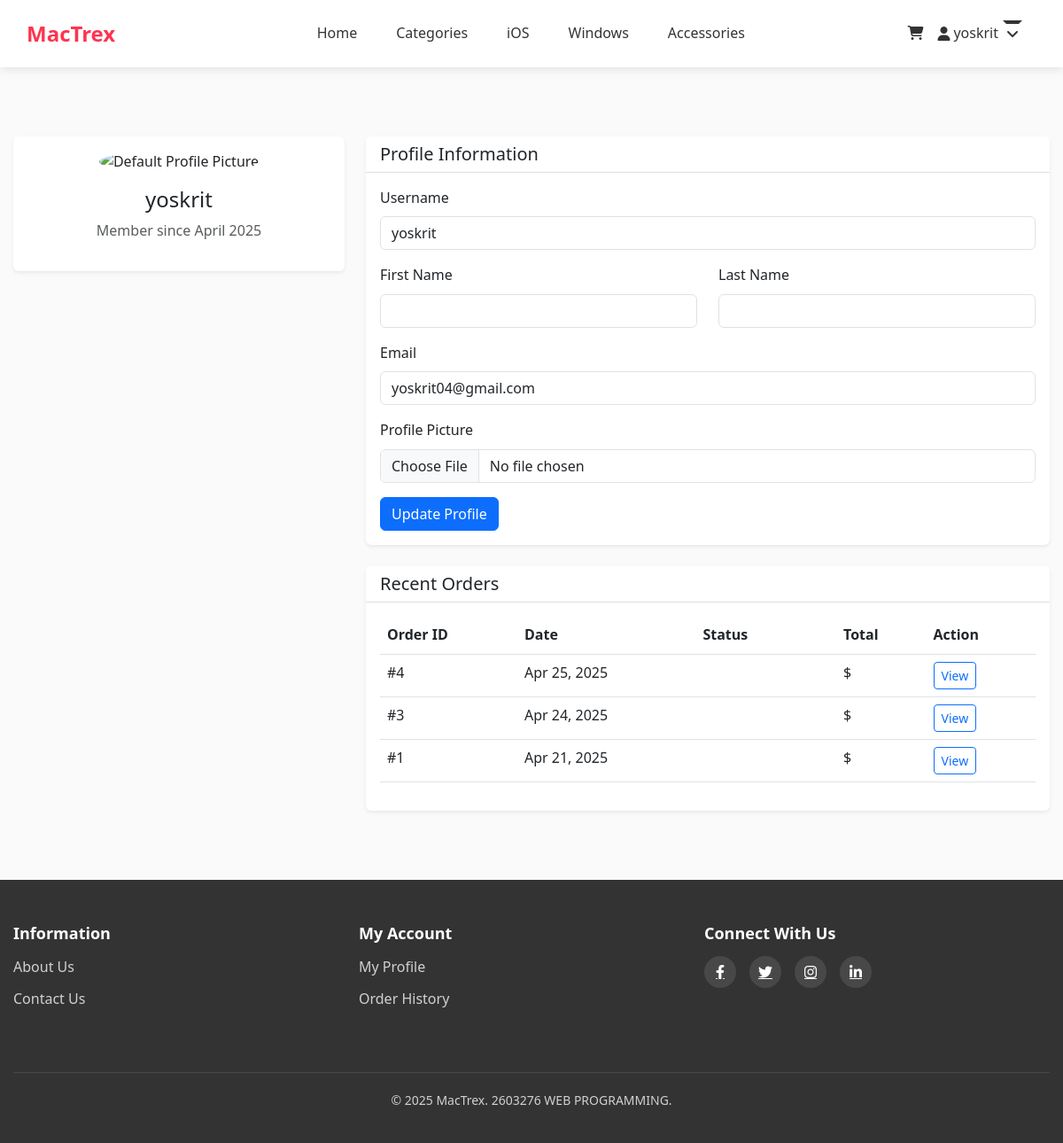
Screenshot of /profile/ (signed in) with the database file from the repository.
### devices/models.py (models this page shows, shortened)
class Order(models.Model):
    STATUS_CHOICES = [
        ('pending', 'Pending'),
        ('processing', 'Processing'),
        ('shipped', 'Shipped'),
        ('delivered', 'Delivered'),
        ('cancelled', 'Cancelled'),
        ('refunded', 'Refunded')
    ]
    PAYMENT_CHOICES = [
        ('credit_card', 'Credit Card'),
        ('paypal', 'PayPal'),
        ('bank_transfer', 'Bank Transfer'),
        ('cash_on_delivery', 'Cash on Delivery')
    ]
    user = models.ForeignKey(settings.AUTH_USER_MODEL, on_delete=models.CASCADE, related_name='orders')
    order_number = models.CharField(max_length=20, unique=True, blank=True, null=True)
    status = models.CharField(max_length=50, choices=STATUS_CHOICES, default='pending')
    payment_method = models.CharField(max_length=50, choices=PAYMENT_CHOICES, default='credit_card')
    shipping_address = models.TextField()
    shipping_city = models.CharField(max_length=100)
    shipping_country = models.CharField(max_length=100)
    shipping_postal_code = models.CharField(max_length=20)
    billing_address = models.TextField(blank=True, null=True)
    billing_city = models.CharField(max_length=100, blank=True, null=True)
    billing_country = models.CharField(max_length=100, blank=True, null=True)
    billing_postal_code = models.CharField(max_length=20, blank=True, null=True)
    total_price = models.DecimalField(max_digits=10, decimal_places=2)
    shipping_cost = models.DecimalField(max_digits=10, decimal_places=2, default=0)
    discount = models.DecimalField(max_digits=10, decimal_places=2, default=0)
    notes = models.TextField(blank=True, null=True)
    tracking_number = models.CharField(max_length=100, blank=True, null=True)
    created_at = models.DateTimeField(auto_now_add=True)
    updated_at = models.DateTimeField(auto_now=True)
    class Meta:
        ordering = ['-created_at']

### devices/views.py (the view)
# urls.py: path('profile/', views.profile_view, name='profile'),
@login_required
def profile_view(request):
    user_profile, created = UserProfile.objects.get_or_create(user=request.user)
    if request.method == 'POST':
        form = UserProfileForm(request.POST, request.FILES, instance=user_profile)
        if form.is_valid():
            form.save()
            messages.success(request, "Your profile has been updated successfully!")
            return redirect('devices:profile')
    else:
        form = UserProfileForm(instance=user_profile)
    orders = Order.objects.filter(user=request.user).order_by('-created_at')
    favorites = Favorite.objects.filter(user=request.user).select_related('product')
    reviews = Review.objects.filter(user=request.user).select_related('product')
    context = {
        'form': form,
        'orders': orders,
        'favorites': favorites,
        'reviews': reviews,
    }
    return render(request, 'devices/profile.html', context)

### devices/forms.py (shortened to what this page needs)
class UserProfileForm(forms.ModelForm):
    first_name = forms.CharField(max_length=30, required=False)
    last_name = forms.CharField(max_length=30, required=False)
    email = forms.EmailField(required=False)
    class Meta:
        model = UserProfile
        fields = ['avatar', 'phone_number', 'address', 'city', 'country', 'postal_code']
        widgets = {
            'address': forms.Textarea(attrs={'rows': 3, 'class': 'form-control'})
        }
    def __init__(self, *args, **kwargs):
        super().__init__(*args, **kwargs)
        for field_name, field in self.fields.items():
            if field_name != 'avatar':
                field.widget.attrs['class'] = 'form-control'
        if self.instance and self.instance.user:
            self.fields['first_name'].initial = self.instance.user.first_name
            self.fields['last_name'].initial = self.instance.user.last_name
            self.fields['email'].initial = self.instance.user.email

### devices/models.py (called while the page is built)
    @property
    def total_items(self):
        return sum(item.quantity for item in self.items.all())

### devices/templates/devices/profile.html (shortened to what this page needs)
{% extends "devices/base.html" %}
{% block content %}
<div class="container py-5">
    <div class="row">
        <div class="col-md-4 mb-4">
            <div class="card">
                <div class="card-body text-center">
                    {% if user.userprofile.avatar %}
                        <img src="{{ user.userprofile.avatar.url }}" alt="Profile Picture" class="rounded-circle mb-3" style="width: 150px; height: 150px; object-fit: cover;">
                    {% else %}
                        <img src="/static/images/default-avatar.png" alt="Default Profile Picture" class="rounded-circle mb-3" style="width: 150px; height: 150px; object-fit: cover;">
                    {% endif %}
                    <h4>{{ user.get_full_name|default:user.username }}</h4>
                    <p class="text-muted">Member since {{ user.date_joined|date:"F Y" }}</p>
                </div>
            </div>
        </div>
        <div class="col-md-8">
            <div class="card mb-4">
                <div class="card-header">
                    <h5 class="mb-0">Profile Information</h5>
                </div>
                <div class="card-body">
                    <form method="post" enctype="multipart/form-data">
                        <div class="mb-3">
                            <label for="username" class="form-label">Username</label>
                            <input type="text" class="form-control" id="username" value="{{ user.username }}" readonly>
                        </div>
                        <div class="row mb-3">
                            <div class="col">
                                <label for="first_name" class="form-label">First Name</label>
                                <input type="text" class="form-control" id="first_name" name="first_name" value="{{ user.first_name }}">
                            </div>
                            <div class="col">
                                <label for="last_name" class="form-label">Last Name</label>
                                <input type="text" class="form-control" id="last_name" name="last_name" value="{{ user.last_name }}">
                            </div>
                        </div>
                        <div class="mb-3">
                            <label for="email" class="form-label">Email</label>
                            <input type="email" class="form-control" id="email" name="email" value="{{ user.email }}">
                        </div>
                        <div class="mb-3">
                            <label for="avatar" class="form-label">Profile Picture</label>
                            <input type="file" class="form-control" id="avatar" name="avatar">
                        </div>
                        <button type="submit" class="btn btn-primary">Update Profile</button>
                    </form>
                </div>
            </div>
            <div class="card">
                <div class="card-header">
                    <h5 class="mb-0">Recent Orders</h5>
                </div>
                <div class="card-body">
                    {% if orders %}
                        <div class="table-responsive">
                            <table class="table">
                                <thead>
                                    <tr>
                                        <th>Order ID</th>
                                        <th>Date</th>
                                        <th>Status</th>
                                        <th>Total</th>
                                        <th>Action</th>
                                    </tr>
                                </thead>
                                <tbody>
                                    {% for order in orders %}
                                    <tr>
                                        <td>#{{ order.id }}</td>
                                        <td>{{ order.created_at|date:"M d, Y" }}</td>
                                        <td><span class="badge bg-{{ order.get_status_color }}">{{ order.get_status_display }}</span></td>
                                        <td>${{ order.total_amount }}</td>
                                        <td>
                                            <a href="{% url 'devices:order_detail' order.id %}" class="btn btn-sm btn-outline-primary">View</a>
                                        </td>
                                    </tr>
                                    {% endfor %}
                                </tbody>
                            </table>
                        </div>
                    {% else %}
                        <p class="text-center mb-0">No orders yet.</p>
                    {% endif %}
                </div>
            </div>
        </div>
    </div>
</div>
{% endblock %}

### devices/templates/devices/base.html (shortened to what this page needs)
{% load static %}
<!DOCTYPE html>
<html lang="en">
<head>
  <link rel="stylesheet" href="https://cdnjs.cloudflare.com/ajax/libs/bootstrap/5.3.0/css/bootstrap.min.css">
  <link rel="stylesheet" href="https://cdnjs.cloudflare.com/ajax/libs/font-awesome/6.4.0/css/all.min.css">
  <link href="https://cdn.jsdelivr.net/npm/bootstrap@5.3.0/dist/css/bootstrap.min.css" rel="stylesheet">
</head>
<body>
    <header>
        <div class="container">
            <nav class="navbar">
                <div class="container d-flex align-items-center justify-content-between">
                    <a href="{% url 'devices:home' %}" class="logo me-4">MacTrex</a>
                    <div class="nav-container flex-grow-1 d-flex justify-content-center">
                      <ul class="nav-links mb-0">
                            <li><a href="{% url 'devices:home' %}" class="nav-link {% if request.resolver_match.url_name == 'home' %}active{% endif %}">Home</a></li>
                            <li><a href="{% url 'devices:category_list' %}" class="nav-link {% if 'category' in request.path %}active{% endif %}">Categories</a></li>
                            <li><a href="{% url 'devices:ios_products' %}" class="nav-link {% if 'ios' in request.path %}active{% endif %}">iOS</a></li>
                            <li><a href="{% url 'devices:windows_products' %}" class="nav-link {% if 'windows' in request.path %}active{% endif %}">Windows</a></li>
                            <li><a href="{% url 'devices:accessories' %}" class="nav-link {% if 'accessories' in request.path %}active{% endif %}">Accessories</a></li>
                        </ul>
                    </div>
                    <div class="nav-right d-flex align-items-center">
                        <a href="{% url 'devices:cart_detail' %}" class="nav-link cart-link me-3">
                          <i class="fas fa-shopping-cart"></i>
                        </a>
                        {% if user.is_authenticated %}
                        <div class="dropdown me-3">
                          <a href="#" class="dropdown-toggle nav-link">
                            <i class="fas fa-user me-1"></i>
                            <span>{{ user.username }}</span>
                          </a>
                        </div>
                        {% else %}
                        <a href="{% url 'devices:login' %}" class="nav-link me-3">
                          <i class="fas fa-sign-in-alt me-1"></i> Login
                        </a>
                        {% endif %}
                    </div>
                </div>
            </nav>
        </div>
    </header>
    <main>
        {% block content %}{% endblock %}
    </main>
    <footer>
        <div class="container">
            <div class="footer-content">
                <div class="footer-column">
                    <h3>Information</h3>
                    <ul>
                        <li><a href="{% url 'devices:about' %}">About Us</a></li>
                        <li><a href="{% url 'devices:contact' %}">Contact Us</a></li>
                    </ul>
                </div>
                <div class="footer-column">
                    <h3>My Account</h3>
                    <ul>
                        <li><a href="{% url 'devices:profile' %}">My Profile</a></li>
                        <li><a href="{% url 'devices:order_list' %}">Order History</a></li>
                    </ul>
                </div>
                <div class="footer-column">
                    <h3>Connect With Us</h3>
                    <div class="social-links">
                        <a href="https://www.facebook.com/smartdevicesbycba"><i class="fab fa-facebook-f"></i></a>
                        <a href="#"><i class="fab fa-twitter"></i></a>
                        <a href="#"><i class="fab fa-instagram"></i></a>
                        <a href="#"><i class="fab fa-linkedin-in"></i></a>
                    </div>
                </div>
            </div>
            <div class="copyright">
                <p>&copy; {% now "Y" %} MacTrex. 2603276 WEB PROGRAMMING.</p>
            </div>
        </div>
    </footer>
</body>
</html>

### devices/templates/devices/base.html (style rules this page uses)
:root { --primary-color: #ff334f; --secondary-color: #e61e3c; --accent-color: #00bbcc; --light-gray: #f5f5f5; --dark-gray: #333333; --text-color: #212529; --border-color: #e0e0e0; --success-color: #28a745; --danger-color: #dc3545; }
body { font-family: 'Segoe UI', Roboto, 'Helvetica Neue', Arial, sans-serif; color: var(--text-color); line-height: 1.6; margin: 0; padding: 0; background-color: #fafafa; }
.container { max-width: 1200px; margin: 0 auto; padding: 0 15px; }
header { background-color: white; box-shadow: 0 2px 10px rgba(0, 0, 0, 0.1); position: sticky; top: 0; z-index: 1000; }
.navbar { display: flex; justify-content: center; align-items: center; padding: 15px 0; flex-wrap: wrap; }
.logo { font-size: 24px; font-weight: 700; color: var(--primary-color); text-decoration: none; transition: color 0.3s; }
.nav-links { display: flex; align-items: center; gap: 1.5rem; margin: 0; padding: 0; list-style: none; }
.nav-link { color: var(--dark-gray); text-decoration: none; font-weight: 500; padding: 0.5rem 0; transition: color 0.3s; white-space: nowrap; }
.nav-links li { margin-left: 20px; position: relative; }
.nav-links a { color: var(--dark-gray); text-decoration: none; font-weight: 500; transition: color 0.3s; display: flex; align-items: center; }
.dropdown { position: relative; }
.dropdown-toggle { display: flex; align-items: center; }
.dropdown-toggle::after { content: "\f107"; font-family: "Font Awesome 6 Free"; font-weight: 900; margin-left: 5px; }
.cart-link { position: relative; }
main { min-height: 500px; padding: 30px 0; }
footer { background-color: var(--dark-gray); color: white; padding: 50px 0 20px; }
.footer-content { display: flex; flex-wrap: wrap; justify-content: space-between; margin-bottom: 30px; }
.footer-column { flex: 1; min-width: 200px; margin-bottom: 30px; padding-right: 20px; }
.footer-column h3 { font-size: 18px; margin-bottom: 15px; font-weight: 600; }
.footer-column ul { list-style: none; padding: 0; margin: 0; }
.footer-column ul li { margin-bottom: 10px; }
.footer-column ul li a { color: #d1d1d1; text-decoration: none; transition: color 0.3s; }
.social-links { display: flex; gap: 15px; }
.social-links a { display: flex; align-items: center; justify-content: center; width: 36px; height: 36px; background-color: rgba(255, 255, 255, 0.1); color: white; border-radius: 50%; transition: all 0.3s; }
.copyright { text-align: center; padding-top: 20px; border-top: 1px solid rgba(255, 255, 255, 0.1); color: #d1d1d1; font-size: 14px; }
.badge { padding: 4px 8px; border-radius: 4px; font-size: 12px; font-weight: 500; }

### devices/templates/devices/profile.html (style rules this page uses)
.card { border: none; box-shadow: 0 0.125rem 0.25rem rgba(0, 0, 0, 0.075); }
.card-header { background-color: white; border-bottom: 1px solid rgba(0,0,0,.125); }
.badge { padding: 0.5em 1em; }

### rows the page displays
Order: id "4", created_at "Apr 25, 2025"
Order: id "3", created_at "Apr 24, 2025"
Order: id "1", created_at "Apr 21, 2025"

### other values shown
{{ user.username }} "yoskrit"
{{ user.get_full_name|default:user.username }} "yoskrit"
{{ user.date_joined|date:"F Y" }} "April 2025"
